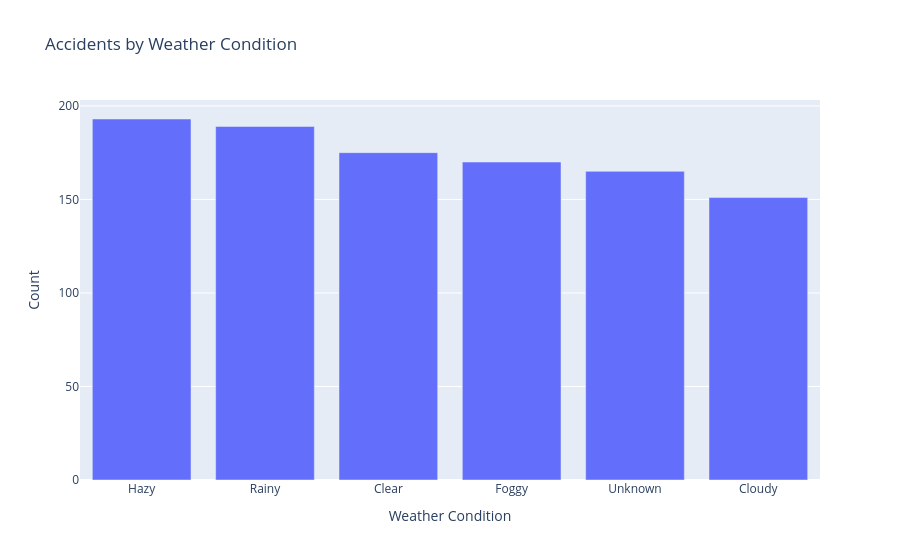

Source (notebook cell):
### Markdown cell above
## Weather Condition Analysis

This analysis examines accident occurrence under different weather conditions.

### Code cell
weather_counts = df['Weather_Condition'].value_counts()

fig = px.bar(
    x=weather_counts.index,
    y=weather_counts.values,
    labels={'x': 'Weather Condition', 'y': 'Count'},
    title='Accidents by Weather Condition'
)

fig.show()

### Figure 1 — Plotly figure (JSON) as saved in the notebook; plotly's stock layout.template omitted (floating-point values rounded to 4 significant figures)
{"data": [{"hovertemplate": "Weather Condition=%{x}<br>Count=%{y}<extra></extra>", "legendgroup": "", "marker": {"color": "#636efa", "pattern": {"shape": ""}}, "name": "", "orientation": "v", "showlegend": false, "textposition": "auto", "type": "bar", "x": ["Hazy", "Rainy", "Clear", "Foggy", "Unknown", "Cloudy"], "xaxis": "x", "y": [193, 189, 175, 170, 165, 151], "yaxis": "y"}], "layout": {"barmode": "relative", "legend": {"tracegroupgap": 0}, "title": {"text": "Accidents by Weather Condition"}, "xaxis": {"anchor": "y", "domain": [0, 1], "title": {"text": "Weather Condition"}}, "yaxis": {"anchor": "x", "domain": [0, 1], "title": {"text": "Count"}}}}
